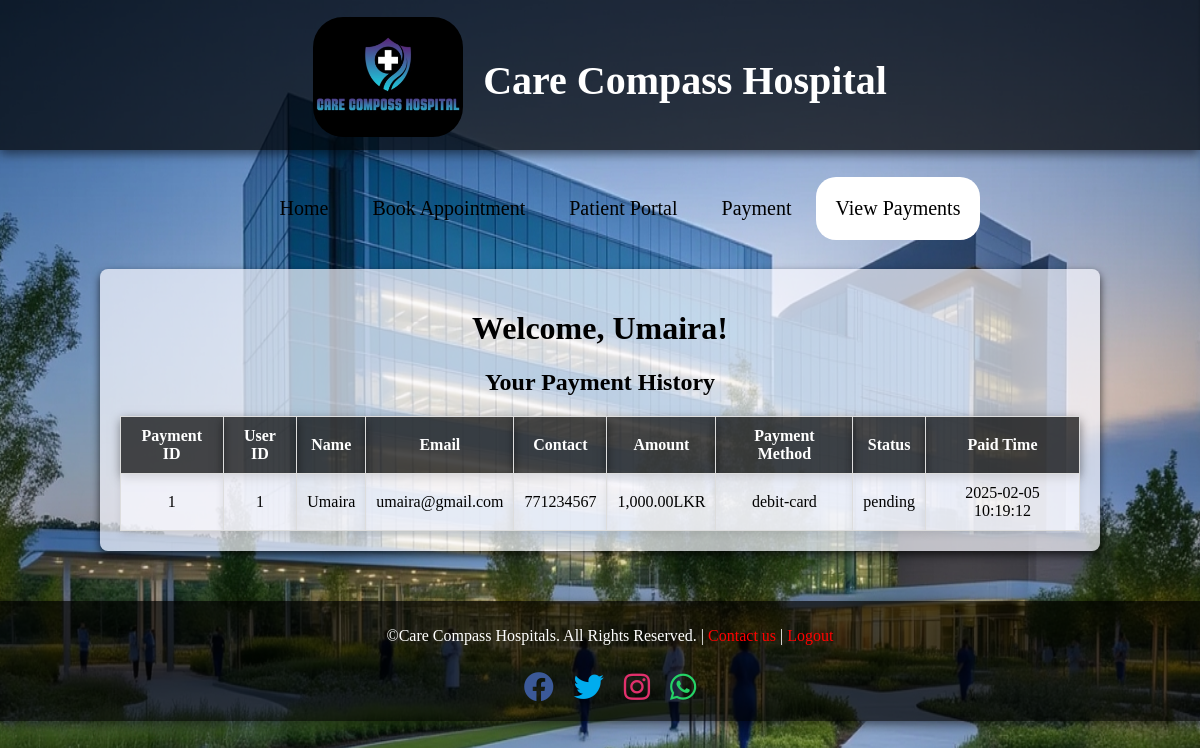
The page /viewpayments.php (signed in) on the database its author committed.
### tables this page shows
CREATE TABLE `payments` (
  `payment_id` int(11) NOT NULL,
  `user_id` text NOT NULL,
  `name` text NOT NULL,
  `email` text NOT NULL,
  `contact` int(11) NOT NULL,
  `amount` int(11) NOT NULL,
  `payment_method` text NOT NULL,
  `status` enum('pending','confirmed','cancelled') NOT NULL,
  `paid_time` text NOT NULL DEFAULT current_timestamp()
);

### viewpayments.php (the view, shortened to what this page needs)
<?php
include('dbconnect.php');
?>
<!DOCTYPE html>
<html lang="en">
<head>
    <link rel="stylesheet" href="sheet.css" />
    <link href="https://cdnjs.cloudflare.com/ajax/libs/font-awesome/5.15.4/css/all.min.css" rel="stylesheet">
</head>
<body>
    <div class="head">
        <div class="image">
            <img src="images/Logo.jpeg" />
            <h1>Care Compass Hospital</h1>
        </div>
        <div class="sub">
            <ul>
                <li><a href="Home.php">Home</a></li>
                <li><a href="Appointment.php">Book Appointment</a></li>
                <li><a href="Portal.php">Patient Portal</a></li>
                <li><a href="Payment.php">Payment</a></li>
                <li class="active"><a href="viewpayments.php">View Payments</a></li>
            </ul>
        </div>
    </div>
    <div class="payments_details">
    <h1>Welcome, <?php echo htmlspecialchars($_SESSION['username']); ?>!</h1>
        <h2>Your Payment History</h2>
        <table border="1">
            <tr>
                <th>Payment ID</th>
                <th>User ID</th>
                <th>Name</th>
                <th>Email</th>
                <th>Contact</th>
                <th>Amount</th>
                <th>Payment Method</th>
                <th>Status</th>
                <th>Paid Time</th>
            </tr>
            <?php
            $user_id = $_SESSION['user_id'];
            $sql = "SELECT * FROM payments WHERE user_id = '$user_id' ORDER BY payment_id DESC";
            $result = $conn->query($sql);
            if ($result->num_rows > 0) {
                while ($row = $result->fetch_assoc()) {
                    echo "<tr>
                            <td>" . $row['payment_id'] . "</td>
                            <td>" . htmlspecialchars($row['user_id']) . "</td>
                            <td>" . htmlspecialchars($row['name']) . "</td>
                            <td>" . htmlspecialchars($row['email']) . "</td>
                            <td>" . htmlspecialchars($row['contact']) . "</td>
                            <td>" . number_format($row['amount'],2) . "LKR</td>
                            <td>" . htmlspecialchars($row['payment_method']) . "</td>
                            <td>" . htmlspecialchars($row['status']) . "</td>
                            <td>" . htmlspecialchars($row['paid_time']) . "</td>
                          </tr>";
                }
            } else {
                echo "<tr><td colspan='9'>No payments found.</td></tr>";
            }
            ?>
        </table>
    </div>
    <div class="footers">
        <p>&copy;Care Compass Hospitals. All Rights Reserved. |<a href="Contact.php">  Contact us  </a>|<a href="Logout.php">  Logout</a></p>
        <div class="social-media">
            <a href="https://www.facebook.com" target="_blank" class="social-icon"><i class="fab fa-facebook"></i></a>
            <a href="https://www.twitter.com" target="_blank" class="social-icon"><i class="fab fa-twitter"></i></a>
            <a href="https://www.instagram.com" target="_blank" class="social-icon"><i class="fab fa-instagram"></i></a>
            <a href="https://wa.me/yourphonenumber" target="_blank" class="social-icon"><i class="fab fa-whatsapp"></i></a>
        </div>
    </div>
</body>
</html>

### sheet.css (style rules this page uses)
.head { height: 150px; width: 100%; background-color: rgba(0, 0, 0, 0.7); color: white; display: inline-block; box-shadow: 0 4px 10px rgba(0, 0, 0, 0.5); }
.image { display: flex; margin-top: 17px; gap: 20px; justify-content: center; }
.image h1 { font-size: 40px; margin-top: 40px; }
.image img { height: 120px; width: 150px; border-radius: 30px; }
.sub { margin-top: 40px; text-align: center; }
.sub ul li { display: inline-block; padding: 20px; font-size: 20px; }
.sub ul li a { text-decoration: none; color: black; }
.sub ul li.active { background-color: white; border-radius: 20px; }
.footers { height: 100px; width: 100%; background-color: rgba(0, 0, 0, 0.7); color: white; text-align: center; box-shadow: 0 4px 10px rgba(0, 0, 0, 0.5); padding: 10px; }
.footers a { text-decoration: none; color: red; }
.social-media { display: flex; justify-content: center; gap: 20px; padding: 10px; }
.social-icon { font-size: 30px; color: #333; text-decoration: none; transition: all 0.3s ease; }
.social-icon:nth-child(1) { color: #3b5998; }
.social-icon:nth-child(2) { color: #00acee; }
.social-icon:nth-child(3) { color: #e1306c; }
.social-icon:nth-child(4) { color: #25d366; }
.view_appointment th, td { padding: 10px; text-align: center; border: 1px solid #ddd; }
.payments_details { width: 80%; margin: 50px auto; padding: 20px; background-color: rgba(248, 248, 255, 0.7); border-radius: 8px; box-shadow: 0 4px 8px rgba(0, 0, 0, 0.7); }
.payments_details h1 { text-align: center; }
.payments_details h2 { text-align: center; }
.payments_details table { width: 100%; border-collapse: collapse; }
.payments_details th, td { padding: 10px; text-align: center; border: 1px solid #ddd; }
.payments_details th { background-color: rgba(0, 0, 0, 0.7); box-shadow: 0 4px 10px rgba(0, 0, 0, 0.5); color: white; }
.payments_details td { background-color: rgba(248, 248, 255, 0.7); box-shadow: 0 4px 8px rgba(0, 0, 0, 0.1); }

### rows shown on the page
payments: payment_id "1", user "1", name "Umaira", email "umaira@gmail.com", contact "771234567", amount "1,000.00", payment_method "debit-card", status "pending", paid_time "2025-02-05 10:19:12"

### other values the page prints
$_SESSION['username'] "Umaira"
